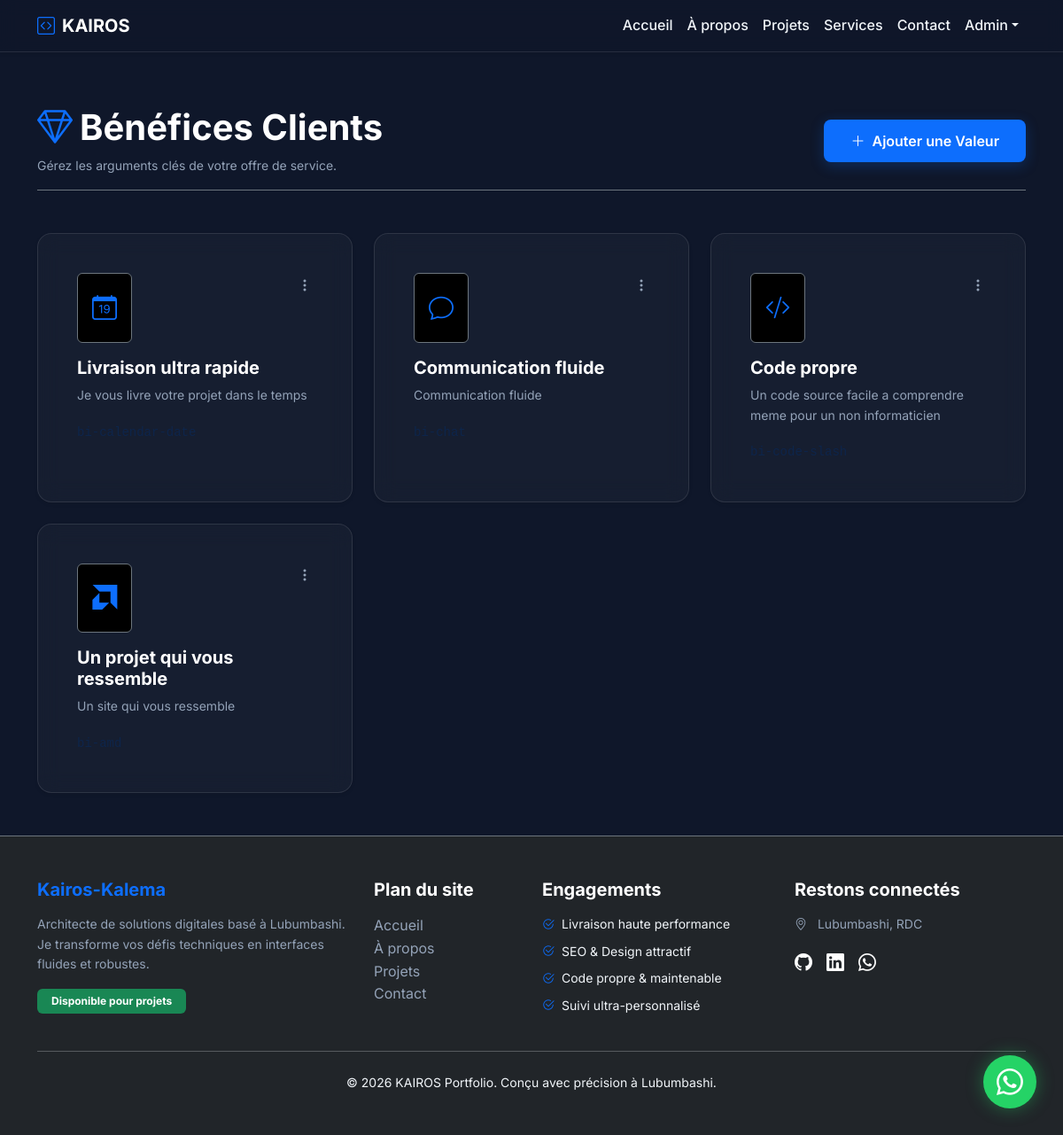
The app's page /admin/benefits (signed in) with its own data.
### app/models.py (models this page shows)
class Benefit(db.Model):
    id = db.Column(db.Integer, primary_key=True)
    title = db.Column(db.String(100))
    description = db.Column(db.Text)
    icon = db.Column(db.String(50))

### app/admin/route.py (the view)
@bp.route('/benefits')
@login_required
@admin_required
def benefits():
    benefits = Benefit.query.all()
    return render_template('admin/benefits.html', benefits=benefits)

### app/admin/route.py (called while the page is built)
def admin_required(f):
    @wraps(f)
    def decorated(*args, **kwargs):
        if not current_user.is_authenticated or not current_user.is_admin:
            flash('Accès réservé aux administrateurs.', 'danger')
            return redirect(url_for('auth.login'))
        return f(*args, **kwargs)
    return decorated

### app/templates/admin/benefits.html (shortened to what this page needs)
{% extends 'base.html' %}
{% block content %}
<div class="container mt-5 fade-up">
    <div class="d-flex justify-content-between align-items-center mb-5 border-bottom border-secondary pb-3">
        <div>
            <h1 class="text-white fw-bold"><i class="bi bi-gem me-2 text-primary"></i>Bénéfices Clients</h1>
            <p class="text-muted mb-0 small">Gérez les arguments clés de votre offre de service.</p>
        </div>
        <a href="{{ url_for('admin.benefit_new') }}" class="btn btn-primary">
            <i class="bi bi-plus-lg me-1"></i> Ajouter une Valeur
        </a>
    </div>
    <div class="row g-4">
        {% for b in benefits %}
        <div class="col-md-6 col-lg-4">
            <div class="card bg-dark border-secondary h-100 shadow-sm hover-border-primary">
                <div class="card-body p-4">
                    <div class="d-flex justify-content-between align-items-start mb-3">
                        <div class="bg-black rounded p-3 border border-secondary">
                            <i class="bi {{ b.icon }} text-primary fs-3"></i>
                        </div>
                        <div class="dropdown">
                            <button class="btn btn-link text-muted p-0" data-bs-toggle="dropdown">
                                <i class="bi bi-three-dots-vertical"></i>
                            </button>
                        </div>
                    </div>
                    <h5 class="text-white fw-bold">{{ b.title }}</h5>
                    <p class="text-muted small mb-0">{{ b.description }}</p>
                    <div class="mt-3">
                        <code class="small text-primary-emphasis opacity-50">{{ b.icon }}</code>
                    </div>
                </div>
            </div>
        </div>
        {% endfor %}
    </div>
</div>
{% endblock %}

### app/static/css/style.css (style rules this page uses)
:root { --primary: #0d6efd; --primary-glow: rgba(13, 110, 253, 0.25); --dark-bg: #0f172a; --card-bg: rgba(255, 255, 255, 0.03); --border-color: rgba(255, 255, 255, 0.1); --text-main: #f1f5f9; --text-muted: #94a3b8; --success: #10b981; }
body { font-family: 'Inter', sans-serif; color: var(--text-main); background-color: var(--dark-bg); overflow-x: hidden; line-height: 1.6; }
p, li, label, span, div:not(.vscode-footer) { color: var(--text-main); }
h1, h2, h3, h4, h5, h6, .h1, .h2, .h3, .h4, .h5, .h6 { color: #ffffff !important; font-weight: 700; }
.text-muted { color: var(--text-muted) !important; }
.card { background: var(--card-bg) !important; backdrop-filter: blur(12px); border: 1px solid var(--border-color) !important; border-radius: 16px; transition: all 0.4s cubic-bezier(0.175, 0.885, 0.32, 1.275); padding: 20px; }
.btn-primary { background: var(--primary); border: none; padding: 12px 30px; border-radius: 8px; font-weight: 600; box-shadow: 0 4px 15px var(--primary-glow); }

### records on screen
Benefit: title "Livraison ultra rapide", description "Je vous livre votre projet dans le temps"
Benefit: title "Communication fluide", description "Communication fluide"
Benefit: title "Code propre", description "Un code source facile a comprendre meme pour un non informaticien"
Benefit: title "Un projet qui vous ressemble", description "Un site qui vous ressemble"
